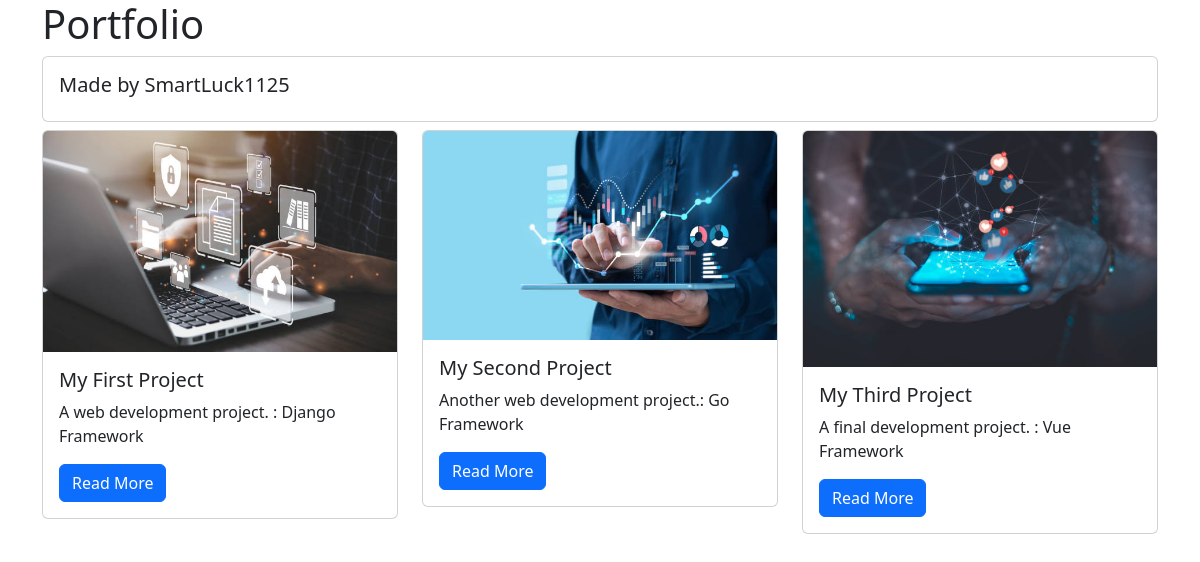
The page / on the database its author committed.
### projects/models.py (models this page shows)
class Project(models.Model):
    title = models.CharField(max_length=100)
    description = models.TextField()
    technology = models.CharField(max_length=20)
    image = models.FileField(upload_to="project_images/", blank=True)

### projects/views.py (the view)
# urls.py: path("", views.project_index, name="project_index"),
def project_index(request):
    projects = Project.objects.all()
    context = {
        "projects": projects
    }
    return render(request, "projects/project_index.html", context)

### projects/templates/projects/project_index.html
{% extends "base.html" %}
{% block page_content %}
<h1>Portfolio</h1>
<div class="card mb-2">
    <div class="card-body">
        <h5 class="card-title">Made by SmartLuck1125</h5>
    </div>
</div>
<div class="row">
{% for project in projects %}
    <div class="col-md-4">
        <div class="card mb-2">
            {% if project.image %}
                <img class="card-img-top" src="{{ project.image.url }}">
            {% endif %}
            <div class="card-body">
                <h5 class="card-title">{{ project.title }}</h5>
                <p class="card-text">{{ project.description }}</p>
                <a href="{% url 'project_detail' project.pk %}"
                   class="btn btn-primary">
                    Read More
                </a>
            </div>
        </div>
    </div>
    {% endfor %}
</div>
{% endblock %}

### pages/templates/base.html (shortened to what this page needs)
<!DOCTYPE html>
<html lang = "en">
  <head>
    <link
        href="https://cdn.jsdelivr.net/npm/bootstrap@5.3.1/dist/css/bootstrap.min.css"
        rel="stylesheet"
    >
  </head>
  <body class="container">
  {% block page_content %}{% endblock page_content %}
  </body>
</html>

### rows shown on the page
Project: image (picture), title "My First Project", description "A web development project. : Django Framework"
Project: image (picture), title "My Second Project", description "Another web development project.: Go Framework"
Project: image (picture), title "My Third Project", description "A final development project. : Vue Framework"
